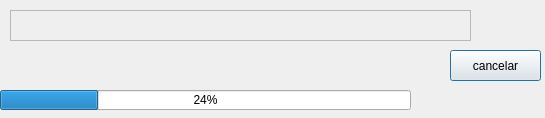
<?xml version="1.0" encoding="UTF-8"?>
<ui version="4.0">
 <class>DialogCopia</class>
 <widget class="QDialog" name="DialogCopia">
  <property name="geometry">
   <rect>
    <x>0</x>
    <y>0</y>
    <width>545</width>
    <height>118</height>
   </rect>
  </property>
  <property name="windowTitle">
   <string>Dialog</string>
  </property>
  <widget class="QScrollArea" name="scrollArea">
   <property name="geometry">
    <rect>
     <x>10</x>
     <y>10</y>
     <width>461</width>
     <height>31</height>
    </rect>
   </property>
   <property name="widgetResizable">
    <bool>true</bool>
   </property>
   <widget class="QWidget" name="scrollAreaWidgetContents">
    <property name="geometry">
     <rect>
      <x>0</x>
      <y>0</y>
      <width>459</width>
      <height>29</height>
     </rect>
    </property>
   </widget>
  </widget>
  <widget class="QPushButton" name="btcancelar">
   <property name="geometry">
    <rect>
     <x>450</x>
     <y>50</y>
     <width>91</width>
     <height>31</height>
    </rect>
   </property>
   <property name="text">
    <string>cancelar</string>
   </property>
  </widget>
  <widget class="QProgressBar" name="pgbdialog">
   <property name="geometry">
    <rect>
     <x>0</x>
     <y>90</y>
     <width>411</width>
     <height>20</height>
    </rect>
   </property>
   <property name="value">
    <number>24</number>
   </property>
  </widget>
 </widget>
 <resources/>
 <connections/>
</ui>
